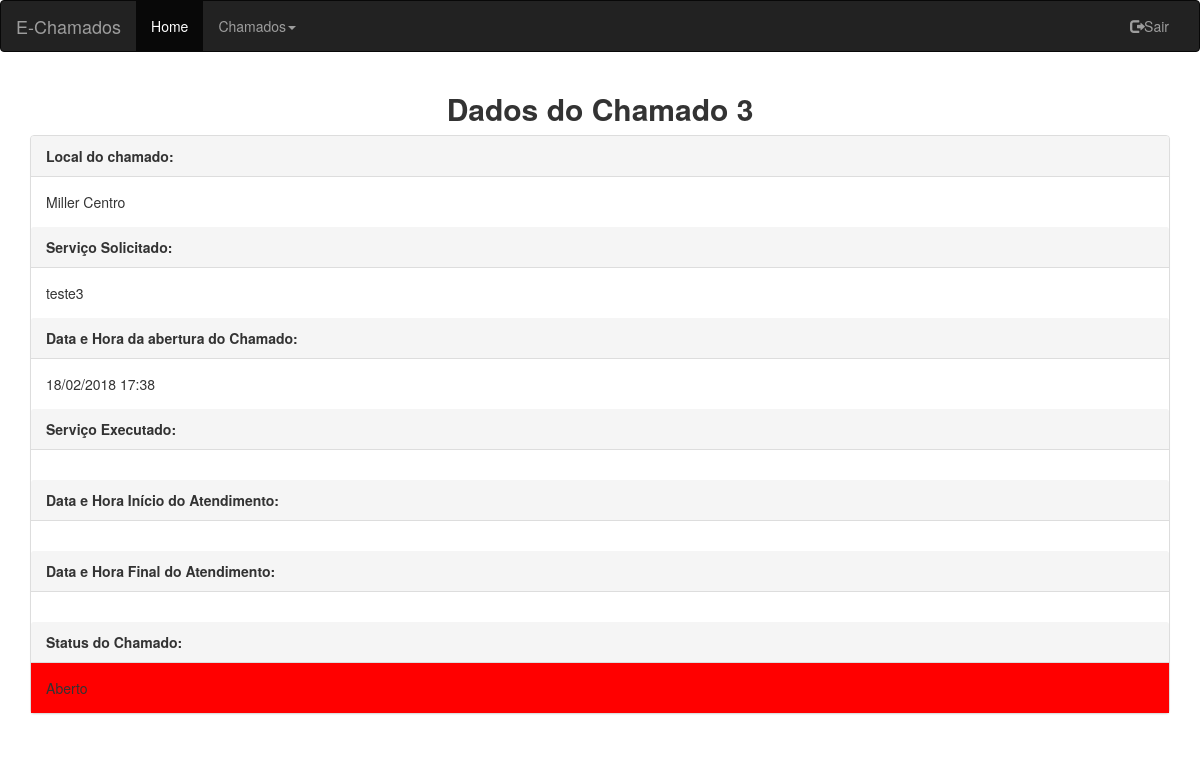
Page /E-Chamados/SubAdmin/ver-1chamado-admin.php?chamado=3 (signed in) on the committed database.
### tables this page shows
CREATE TABLE `chamados1` (
  `contador` int(255) NOT NULL,
  `Local` varchar(255) NOT NULL,
  `DataHora` varchar(150) NOT NULL,
  `Técnico` varchar(255) NOT NULL,
  `Status` varchar(50) DEFAULT NULL,
  `servico` varchar(600) DEFAULT NULL,
  `serviexecu` varchar(200) NOT NULL,
  `DataHoraAber` varchar(20) NOT NULL,
  `DataHoraFim` varchar(20) NOT NULL
);

### E-Chamados/SubAdmin/ver-1chamado-admin.php (the view, shortened to what this page needs)
<?php
	$chamado = $_GET["chamado"];
?>
<?php
include("conexao.php");
$sql_code = "select contador,Local, Técnico, DataHora,Status,servico,serviexecu,DataHoraAber,DataHoraFim from chamados1 WHERE  contador='$chamado'";
$execute = $conn->query($sql_code) or die($conn->error);
$produto = $execute->fetch_assoc();
?>
<!DOCTYPE html>
<html lang="en">
<head>
	<link rel="stylesheet" href="https://maxcdn.bootstrapcdn.com/bootstrap/3.3.7/css/bootstrap.min.css">
</head>
<body>
<nav class="navbar navbar-inverse">
	<div class="container-fluid">
		<div class="navbar-header">
			<a class="navbar-brand" href="#">E-Chamados</a>
		</div>
		<div class="collapse navbar-collapse" id="myNavbar">
			<ul class="nav navbar-nav">
				<li class="active"><a href="SubAdmin-Home.php">Home</a></li>
				<li>
					<a class="dropdown-toggle" data-toggle="dropdown" href="#">Chamados<span class="caret"></span></a>
				</li>
			</ul>
			<ul class="nav navbar-nav navbar-right">
				<li><a href="logout.php"><span class="glyphicon glyphicon-log-out"></span>Sair</a></li>
			</ul>
		</div>
	</div>
</nav>
<div class="container">
  <h2 class="text-center"><strong>Dados do Chamado <?php echo $chamado;?></strong></h2>
        <div class="panel panel-default">
    <div class="panel-heading"><strong>Local do chamado:</strong></div>
    <div class="panel-body"><?php echo $produto['Local'];?></div>
	 <div class="panel-heading"><strong>Serviço Solicitado:</strong></div>
    <div class="panel-body"><?php echo $produto['servico'];?></div>
	 <div class="panel-heading"><strong>Data e Hora da abertura do Chamado:</strong></div>
    <div class="panel-body"><?php echo $produto['DataHora'];?></div>
	<div class="panel-heading"><strong>Serviço Executado:</strong></div>
    <div class="panel-body"><?php echo $produto['serviexecu'];?></div>
	<div class="panel-heading"><strong>Data e Hora Início do Atendimento:</strong></div>
    <div class="panel-body"><?php echo $produto['DataHoraAber'];?></div>
	<div class="panel-heading"><strong>Data e Hora Final do Atendimento:</strong></div>
    <div class="panel-body"><?php echo $produto['DataHoraFim'];?></div>
	<div class="panel-heading"><strong>Status do Chamado:</strong></div>
	<?php if ($produto['Status']=="Aberto"){?>
								<div class="panel-body" style="background-color:#F00;"> <?php echo $produto['Status']; ?></div>
								<?php }
								elseif ($produto['Status']=="Feito") {?>
								<div class="panel-body" style="background-color:#0F0;"> <?php echo $produto['Status']; ?></div>
							<?php } ?>
  </div>
</div>
	   <link rel="stylesheet" href="https://maxcdn.bootstrapcdn.com/bootstrap/3.3.7/css/bootstrap.min.css">
</body>
</html>

### rows in the picture
chamados1: Local "Miller Centro", servico "teste3", DataHora "18/02/2018 17:38", Status "Aberto"

### other values in the picture
$chamado "3"
